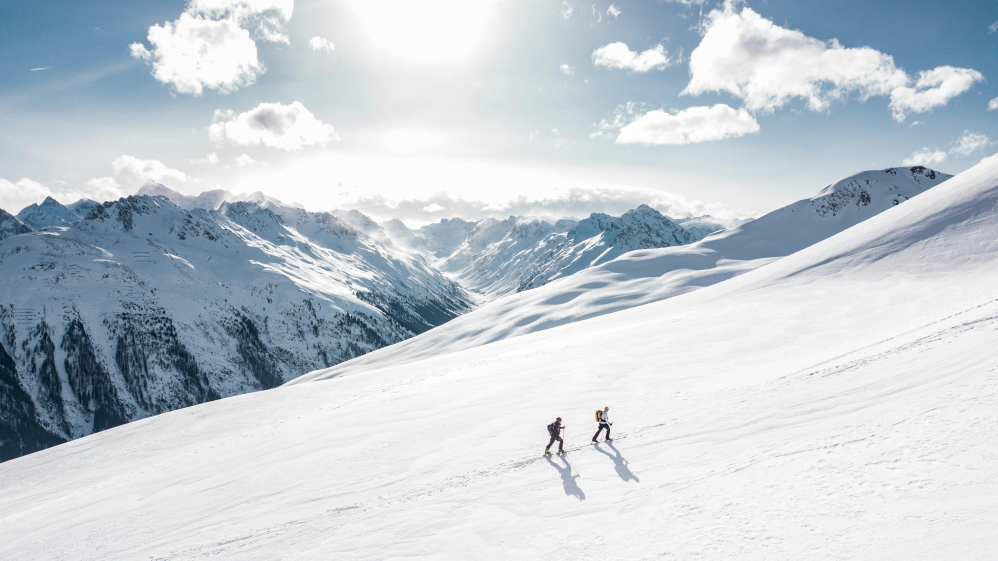
#> input picture OpenCV/pexels-fmaderebner-869258.jpg, 3992 x 2242 px (shown at 1/4 size)
$ python practice.py
#> lines starting #> are read from the running program, lines starting #| are printed output that depends on the picture; after the words box and inside, x2 and y2 are one past the last pixel; in counts of white or black regions, pixels touching at a corner belong together
import cv2
import numpy as np

# [64 lines of commented-out code are left out]

img=cv2.imread("pexels-fmaderebner-869258.jpg")
#> img is the input picture: shape (2242, 3992, 3); mean B, G, R 211.3, 204, 195.4
img=cv2.resize(img,(300,300))
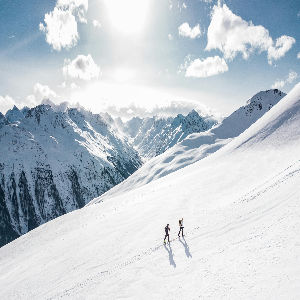
#> img: shape (300, 300, 3); mean B, G, R 211.2, 203.9, 195.3
img = cv2.cvtColor(img, cv2.COLOR_BGR2GRAY)
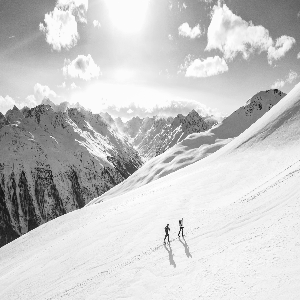
#> img: shape (300, 300); min 15, max 255, mean 202.1
canny=cv2.Canny(img,150,200)
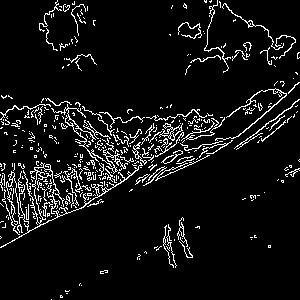
#> canny: shape (300, 300); 7.3% white in thin lines or dots
ret,thresh=cv2.threshold(img,150,255,cv2.THRESH_BINARY)
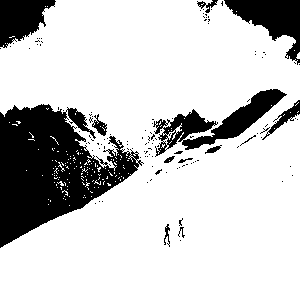
#> thresh: shape (300, 300); 78.9% white; 122 black regions (109 under 20 px), largest, box (x1, y1, x2, y2) and area: (0, 104, 144, 248) 11212, (153, 89, 287, 157) 2787, (224, 0, 300, 65) 2205
cv2.imshow("Original Image",img)
# cv2.imshow("Canny Edge Detection",canny)
cv2.imshow("Thresholding",thresh)
cv2.waitKey(0)
cv2.destroyAllWindows()
# [33 lines of commented-out code are left out]
